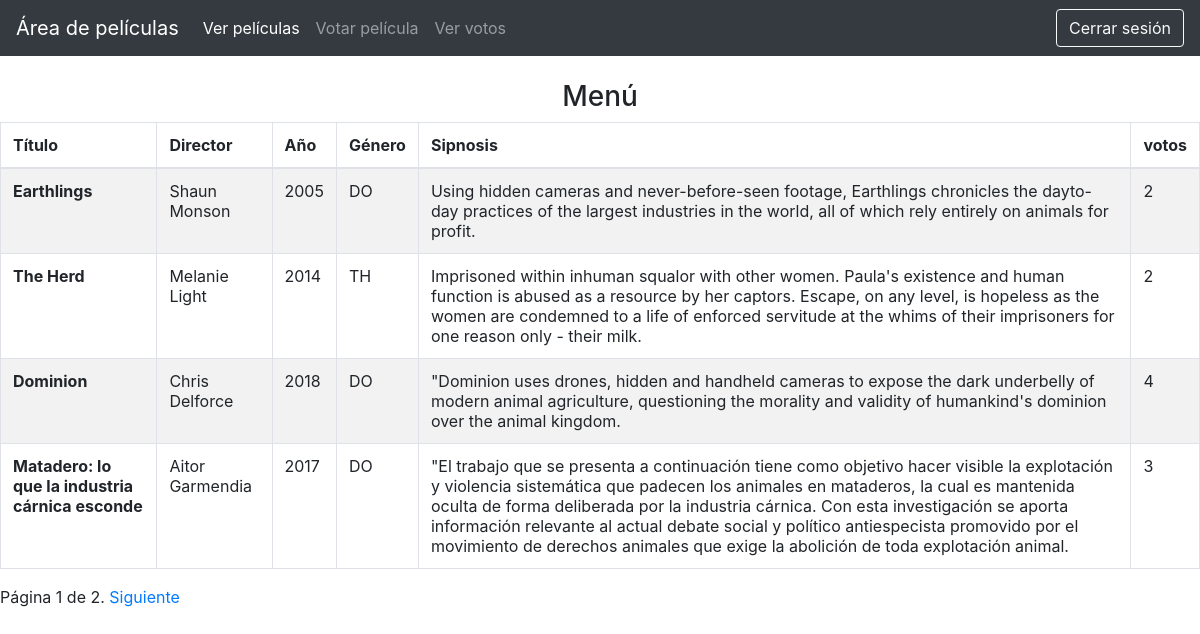
The app's page /films/ (signed in), older data.
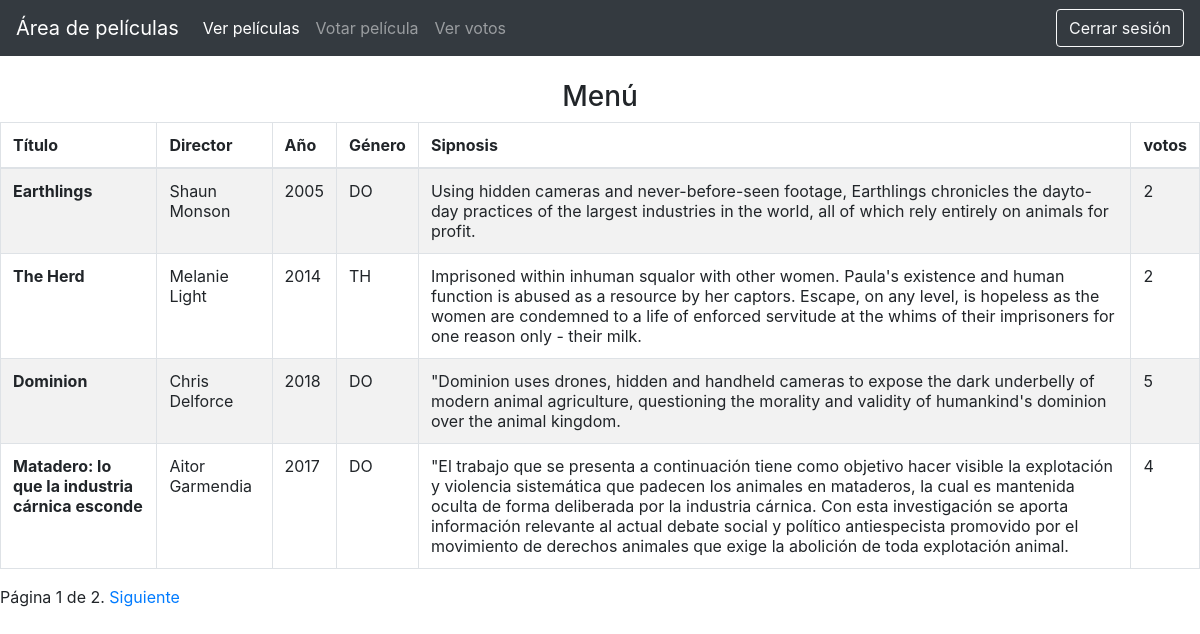
The same page, newer data.
### sitioDeFilms/models.py (models this page shows, shortened)
class Pelicula(models.Model):
    title = models.CharField(max_length=100)
    director = models.CharField(max_length=60)
    year = models.IntegerField()
    genero = models.CharField(max_length=2)
    sinopsis = models.CharField(max_length=500)
    votos = models.IntegerField()
    whoVote = models.CharField(max_length=600, blank=True)
    def get_whoVote_list(self):
        return self.whoVote.split(',')
    def set_whoVote_list(self, value):
        self.whoVote = ','.join(value)
    whoVote_list = property(get_whoVote_list, set_whoVote_list)

### sitioDeFilms/views.py (the view)
# urls.py: path('films/', views.filmsPage, name='films'),
@login_required(login_url='login')
def filmsPage(request):
    films = Pelicula.objects.all()
    paginator = Paginator(films, 4)  # 10 elementos por página
    page_number = request.GET.get('page')
    page_obj = paginator.get_page(page_number)
    return render(request, 'films.html', {'films': page_obj})

### templates/films.html (shortened to what this page needs)
{% include 'navegation.html' %}
    {% block content %}
        <div>
            <div>
                <div>
                    <h3 align="center">Menú</h3>
                </div>
                <div>
                    <table class="table table-striped table-bordered">
                    <thead>
                        <tr>
                            <th scope="col">Título</th>
                            <th scope="col">Director</th>
                            <th scope="col">Año</th>
                            <th scope="col">Género</th>
                            <th scope="col" style="max-width: 50px">Sipnosis</th>
                            <th scope="col">votos</th>
                        </tr>
                        </thead>
                        <tbody>
                        {% for i in films %}
                            <tr>
                                <th scope="row">{{ i.title }}</th>
                                <td>{{ i.director }}</td>
                                <td>{{ i.year }}</td>
                                <td>{{ i.genero }}</td>
                                <td>{{ i.sinopsis }}</td>
                                <td>{{ i.votos }}</td>
                            </tr>
                        {% endfor %}
                    </tbody>
                    </table>
                <div class="pagination">
                <span class="step-links">
                    <span class="current">
                        Página {{ films.number }} de {{ films.paginator.num_pages }}.
                    </span>
                    {% if films.has_next %}
                        <a href="?page={{ films.next_page_number }}">Siguiente</a>
                    {% endif %}
                </span>
            </div>
                </div>
            </div>
        </div>
    {% endblock content %}

Row changes from the older to the newer data that the page shows:
changed Pelicula "Dominion": votos "4" → "5"
changed Pelicula "Matadero: lo que la industria cárnica esconde": votos "3" → "4"
